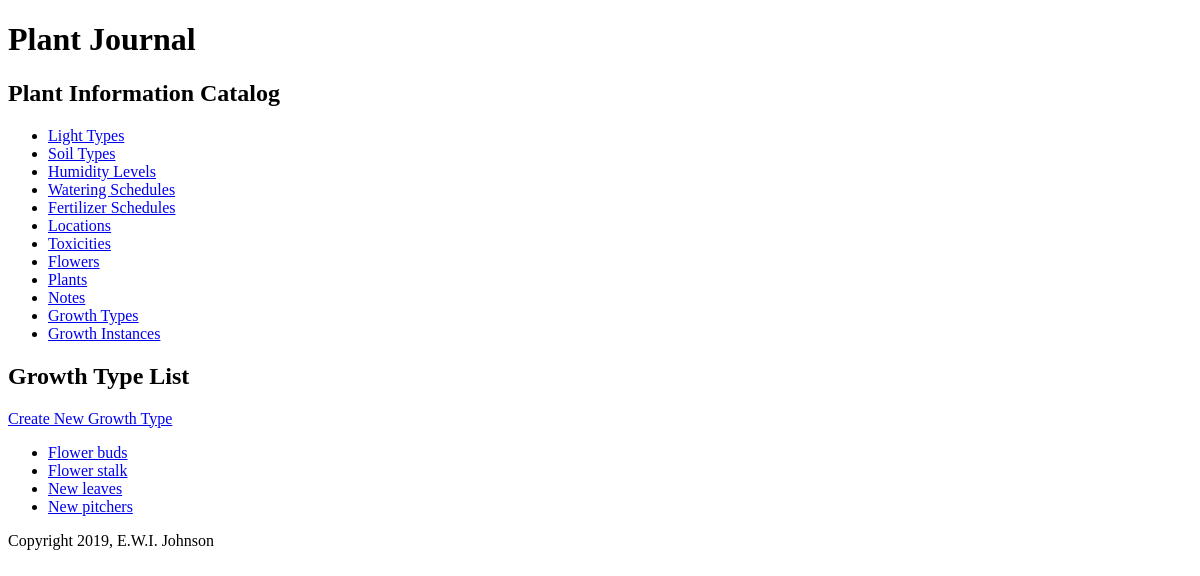
The page /growth_type/ on the database as committed earlier.
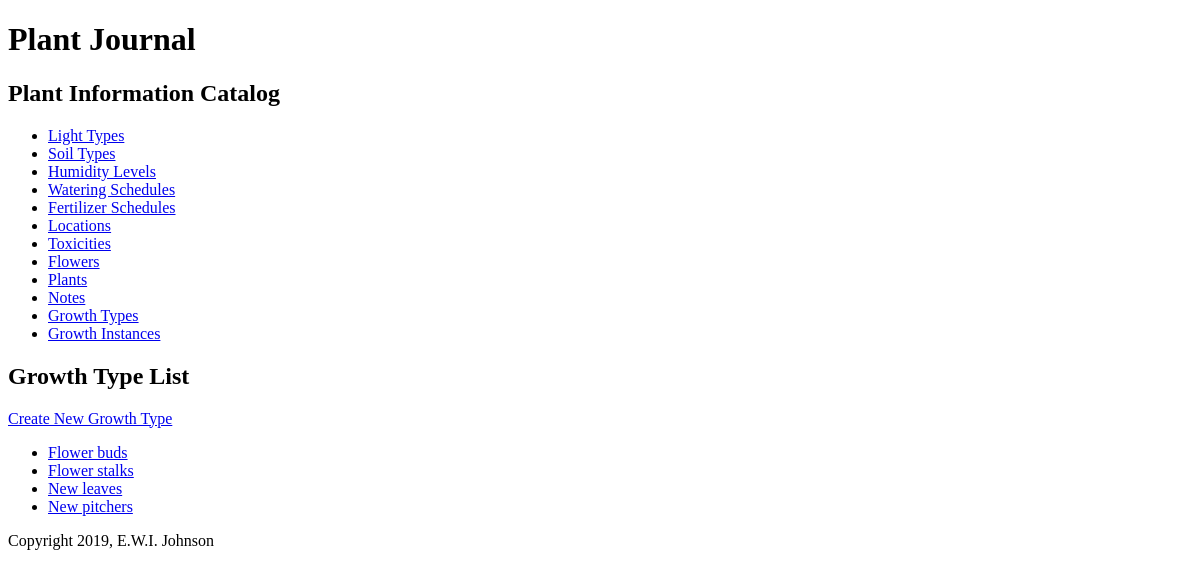
The same page on the database as committed later.
### plantjournal/models.py (models this page shows, shortened)
class GrowthType(models.Model):
    growth_type_id = models.AutoField(primary_key=True)
    growth_type_name = models.CharField(max_length=45, unique=True)
    def __str__(self):
        return '%s' % self.growth_type_name
    def get_absolute_url(self):
        return reverse('plantjournal_growth_type_detail_urlpattern',
                       kwargs={'pk': self.pk})
    class Meta:
        ordering = ['growth_type_name']

### plantjournal/views.py (the view)
class GrowthTypeList(View):
    def get(self, request):
        return render(
            request,
            'plantjournal/growth_type_list.html',
            {'growth_type_list': GrowthType.objects.all()}
        )

### templates/plantjournal/growth_type_list.html (shortened to what this page needs)
{% extends 'plantjournal/base.html' %}
{% block content %}
    <h2>Growth Type List</h2>
    <div>
        <a href="{% url 'plantjournal_growth_type_create_urlpattern' %}">
            Create New Growth Type
        </a>
    </div>
    <ul>
        {% for growth_type in growth_type_list %}
            <li>
                <a href="{{ growth_type.get_absolute_url }}">{{ growth_type }}</a>
            </li>
        {% empty %}
            <li><em>There are currently no growth types available.</em></li>
        {% endfor %}
    </ul>
{% endblock %}

Rows that differ between the two databases and show on the page:
changed GrowthType: growth_type_name "Flower stalk" → "Flower stalks"
